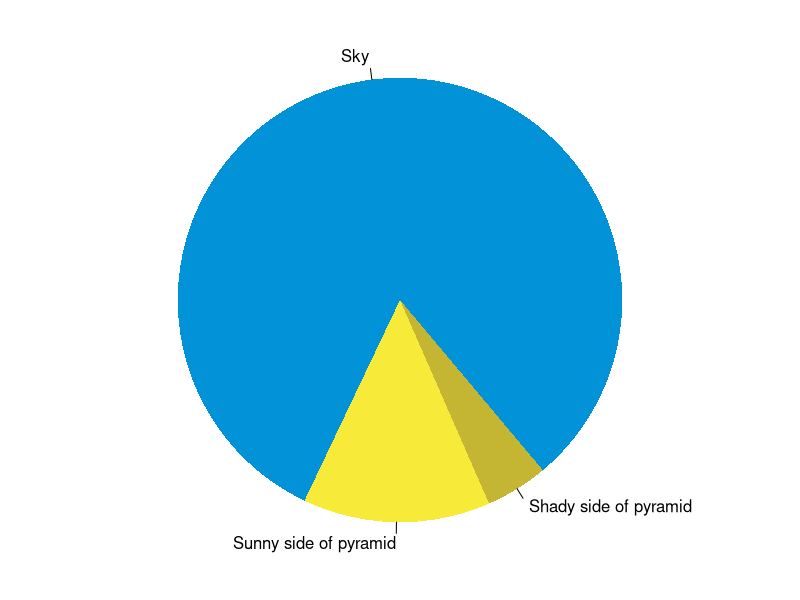

The R source for this figure:
## ---- chunk 1
library(dplyr)
## ---- chunk 2
par(mar = c(0, 1, 0, 1))
pie(
  c(360, 60, 20),
  c('Sky', 'Sunny side of pyramid', 'Shady side of pyramid'),
  col = c('#0292D8', '#F7EA39', '#C4B632'),
  init.angle = -50, border = NA
)
